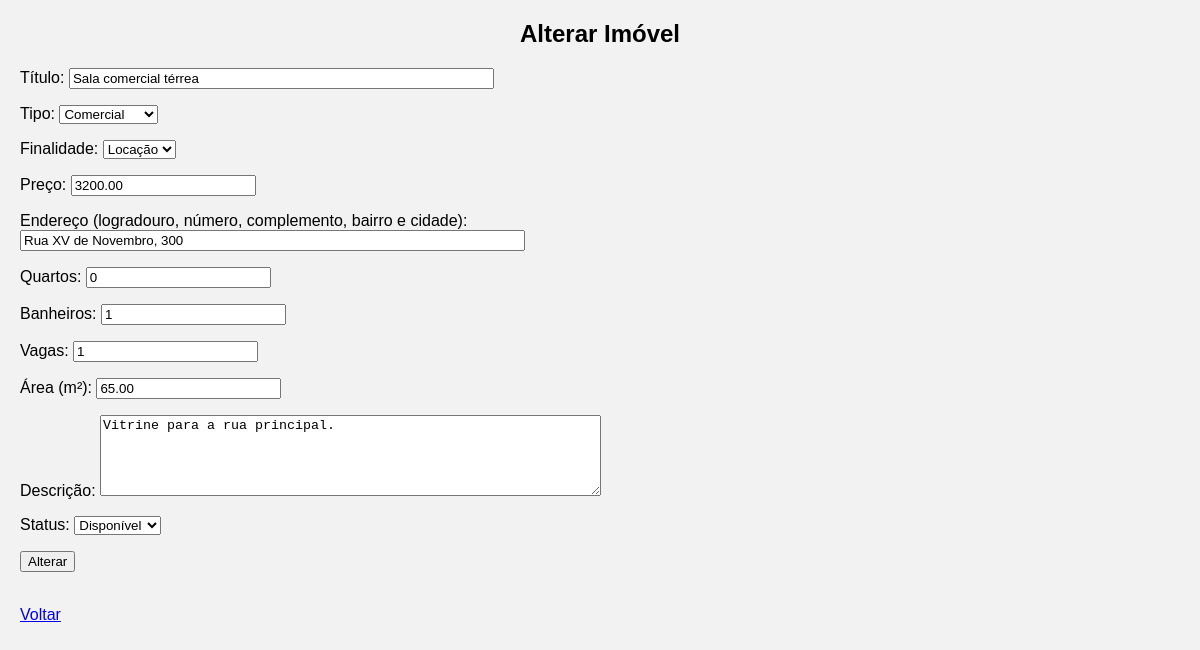
The page /Imovel/alterar.php?id=4 on the database as committed earlier.
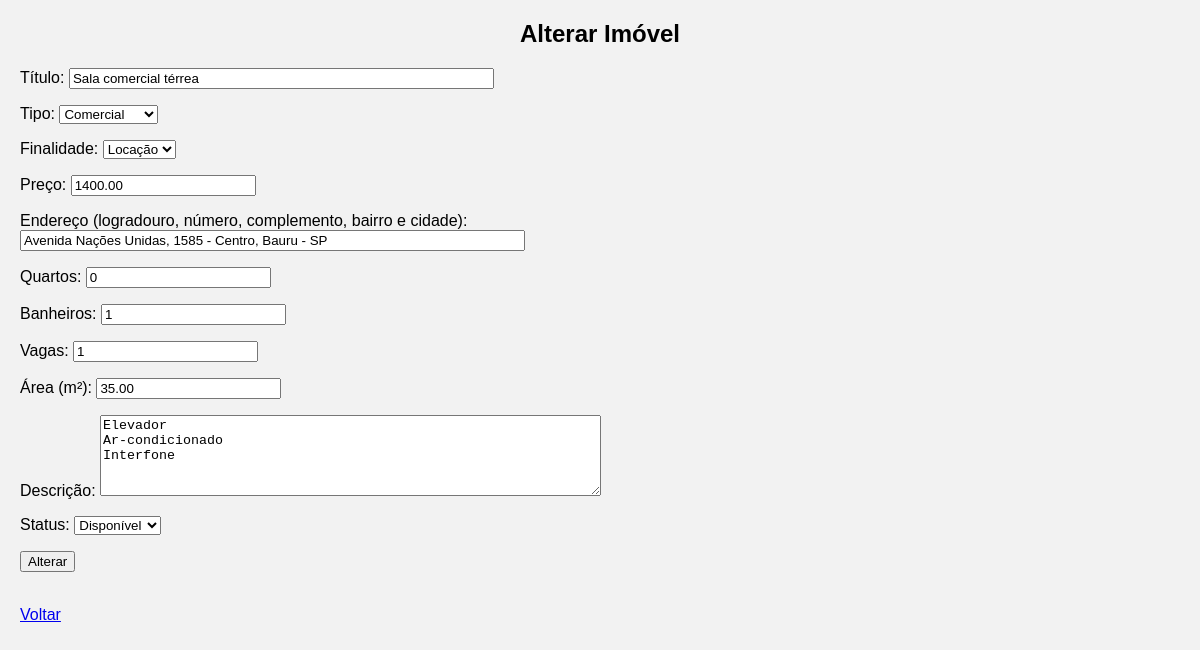
The same page on the database as committed later.
### tables this page shows
CREATE TABLE IF NOT EXISTS imoveis (
    id INT NOT NULL AUTO_INCREMENT,
    titulo VARCHAR(120) NOT NULL,
    tipo_imovel VARCHAR(30) NOT NULL,
    finalidade VARCHAR(15) NOT NULL,
    preco DECIMAL(12,2) NOT NULL CHECK (preco >= 0),
    endereco VARCHAR(200) NOT NULL,
    quartos INT NOT NULL DEFAULT 0 CHECK (quartos >= 0),
    banheiros INT NOT NULL DEFAULT 1 CHECK (banheiros >= 0),
    vagas_garagem INT NOT NULL DEFAULT 0 CHECK (vagas_garagem >= 0),
    area_m2 DECIMAL(8,2) NOT NULL CHECK (area_m2 > 0),
    descricao TEXT NULL,
    status VARCHAR(20) NOT NULL DEFAULT 'Disponível',
    data_cadastro TIMESTAMP NOT NULL DEFAULT CURRENT_TIMESTAMP,
    PRIMARY KEY (id)
);

### Imovel/alterar.php (the view, shortened to what this page needs)
<HTML>
<HEAD>
 <link rel="stylesheet" href="estilo.css">
</HEAD>
<BODY>
<?php
$id=$_GET["id"] ?? "";
$bd=mysqli_connect("localhost","root","","lar_futuro") or die ("erro!");
mysqli_set_charset($bd,"utf8mb4");
$id=mysqli_real_escape_string($bd,$id);
$consulta=mysqli_query($bd,"select * from imoveis where id='$id'");
$reg=mysqli_fetch_array($consulta);
$titulo = htmlspecialchars($reg["titulo"],ENT_QUOTES);
$tipo_imovel = $reg["tipo_imovel"];
$finalidade = $reg["finalidade"];
$preco = $reg["preco"];
$endereco = htmlspecialchars($reg["endereco"],ENT_QUOTES);
$quartos = $reg["quartos"];
$banheiros = $reg["banheiros"];
$vagas_garagem = $reg["vagas_garagem"];
$area_m2 = $reg["area_m2"];
$descricao = htmlspecialchars($reg["descricao"] ?? "");
$status = $reg["status"];
?>
<center><h2>Alterar Imóvel</h2></center>
<form method="POST" action="regrava.php">
	<p>Título: <input type="text" size="50" name="titulo" value="<?php echo $titulo; ?>"></p>
	<p>Tipo:
	<select name="tipo_imovel">
		<option value="Comercial" <?php if ($tipo_imovel=="Comercial") echo "selected"; ?>>Comercial</option>
	</select></p>
	<p>Finalidade:
	<select name="finalidade">
		<option value="Locação" <?php if ($finalidade=="Locação") echo "selected"; ?>>Locação</option>
	</select></p>
	<p>Preço: <input type="number" name="preco" min="0" step="0.01" value="<?php echo $preco; ?>"></p>
	<p>Endereço (logradouro, número, complemento, bairro e cidade):<br>
	<input type="text" size="60" name="endereco" value="<?php echo $endereco; ?>"></p>
	<p>Quartos: <input type="number" name="quartos" min="0" value="<?php echo $quartos; ?>"></p>
	<p>Banheiros: <input type="number" name="banheiros" min="0" value="<?php echo $banheiros; ?>"></p>
	<p>Vagas: <input type="number" name="vagas_garagem" min="0" value="<?php echo $vagas_garagem; ?>"></p>
	<p>Área (m²): <input type="number" name="area_m2" min="0" step="0.01" value="<?php echo $area_m2; ?>"></p>
	<p>Descrição: <textarea rows="5" cols="60" name="descricao"><?php echo $descricao; ?></textarea></p>
	<p>Status:
	<select name="status">
		<option value="Disponível" <?php if ($status=="Disponível") echo "selected"; ?>>Disponível</option>
	</select></p>
	<input type="submit" value="Alterar">
</form>
<br><a href="admin.php">Voltar</a>
</BODY>
</HTML>

Rows that differ between the two databases and show on the page:
changed imoveis "Sala comercial térrea": preco "3200.00" → "1400.00"; endereco "Rua XV de Novembro, 300" → "Avenida Nações Unidas, 1585 - Centro, Bauru - SP"; area_m2 "65.00" → "35.00"; descricao "Vitrine para a rua principal." → "Elevador Ar-condicionado Interfone"
